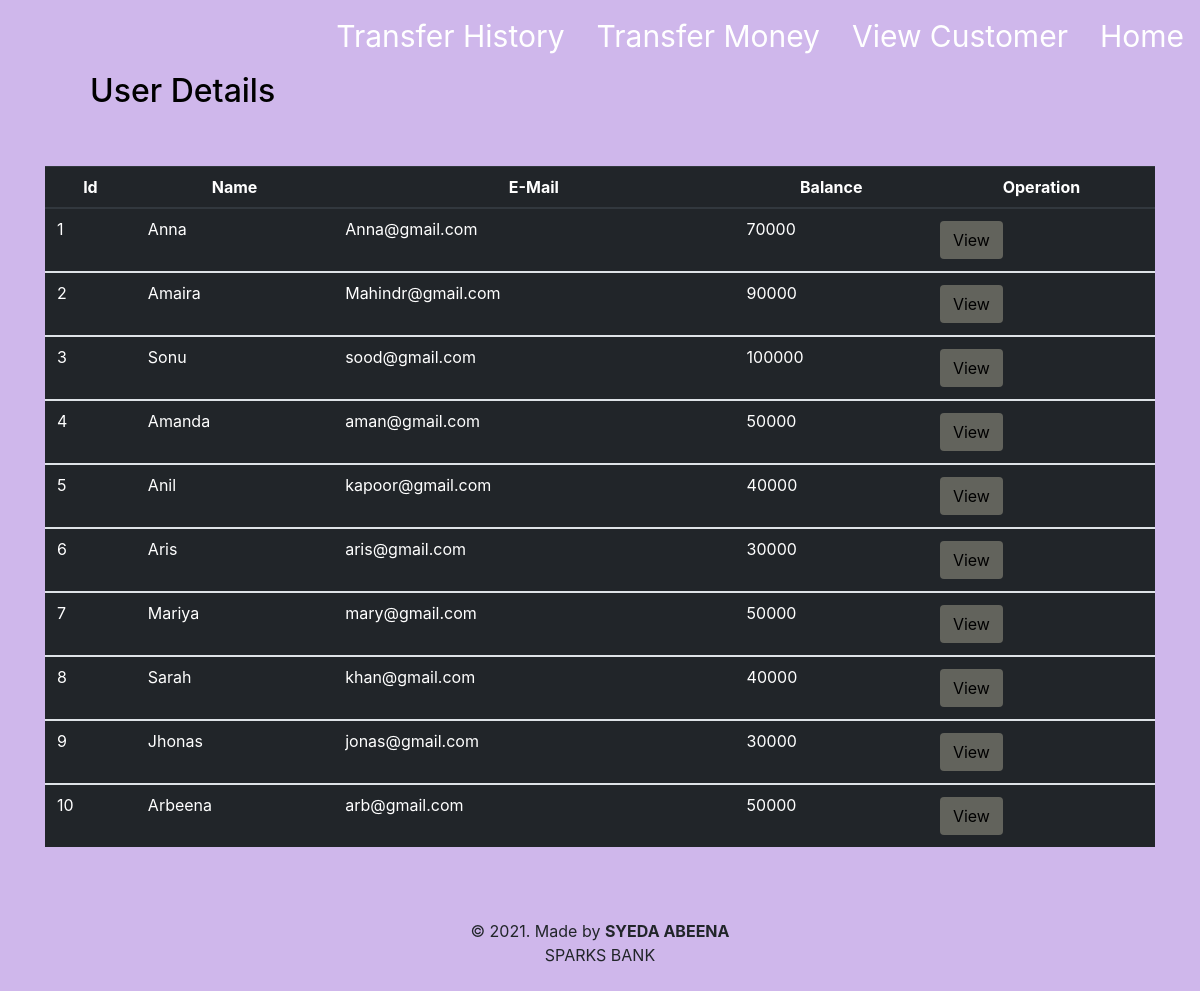
/userDetails.php, run on the app's committed database.
### tables this page shows
CREATE TABLE `users` (
  `id` int(3) NOT NULL,
  `name` text NOT NULL,
  `email` varchar(30) NOT NULL,
  `balance` int(8) NOT NULL
);

### userDetails.php (the view, shortened to what this page needs)
<!DOCTYPE html>
<html lang="en">
<head>
   <link rel="stylesheet" href="https://maxcdn.bootstrapcdn.com/bootstrap/4.0.0/css/bootstrap.min.css">
   <link rel="stylesheet" href="css/style.css">
</head>
<body>
<?php
include "config.php";
 $sql = "SELECT * FROM users";
 $result = mysqli_query($conn,$sql);
?>
<?php include "navbar.php"
?>
<br/> <br/>
<div class="container">
               <h2 class="text-center pt-4" style="color : black;"><center> User Details</center></h2> <br/>
		<br>
            <div class="row">
                <div class="col">
                  <table class="table table-dark table-hover">
			          <thead style="color : white;">
                            <tr span=2>
                            <th scope="col" class="text-center py-2">Id</th>
                            <th scope="col" class="text-center py-2">Name</th>
                            <th scope="col" class="text-center py-2">E-Mail</th>
                            <th scope="col" class="text-center py-2">Balance</th>
                            <th scope="col" class="text-center py-2">Operation</th>
                            </tr>
                        </thead>
                         <tbody>
                <?php
                    while($rows=mysqli_fetch_assoc($result)){
                ?>
                    <tr style="color : white;">
                        <td class="py-2"><?php echo $rows['id'] ?></td>
                        <td class="py-2"><?php echo $rows['name']?></td>
                        <td class="py-2"><?php echo $rows['email']?></td>
                        <td class="py-2"><?php echo $rows['balance']?></td>
						<td><a href="selectview.php?id= <?php echo $rows['id'] ;?>"> <button type="button" class="btn" style="background-color : #62635c;">View</button></a></td>
                    </tr>
                             <tbody>
                <?php
                    }
                ?>
                        </tbody>
                    </table>
                    </div>
                </div>
            </div>
<footer class="text-center mt-5 py-2">
            <p>&copy 2021. Made by <b>SYEDA ABEENA </b> <br> SPARKS BANK</p>
        </footer>
<script src="https://cdn.jsdelivr.net/npm/bootstrap@4.5.3/dist/js/bootstrap.bundle.min.js"></script> </body>
</html>

### navbar.php
<html>
<head>
<link rel="stylesheet" href="css/style.css">
  <nav>
        <a class="nav-link" href="index.php" style=" display: inline; float: right; font-size: 30px; color:white; padding: 14px 16px; text-decoration: none;">Home</a>
        <a class="nav-link" href="userDetails.php"  style=" display: inline; float: right; font-size: 30px; color:white; padding: 14px 16px; text-decoration: none;">View Customer</a>
        <a class="nav-link" href="selectview.php"  style=" display: inline; float: right; font-size: 30px; color:white; padding: 14px 16px; text-decoration: none;">Transfer Money</a>
        <a class="nav-link" href="transaction_history.php"  style=" display: inline; float: right; font-size: 30px; color:white; padding: 14px 16px; text-decoration: none;">Transfer History</a>
  </nav>
</head>
</html>

### userDetails.php (style rules this page uses)
body { background-color:#cfb7eb ; }
button { transition: 2.5s; }

### data on the page
users: id "1", name "Anna", email "Anna@gmail.com", balance "70000"
users: id "2", name "Amaira", email "Mahindr@gmail.com", balance "90000"
users: id "3", name "Sonu", email "sood@gmail.com", balance "100000"
users: id "4", name "Amanda", email "aman@gmail.com", balance "50000"
users: id "5", name "Anil", email "kapoor@gmail.com", balance "40000"
users: id "6", name "Aris", email "aris@gmail.com", balance "30000"
users: id "7", name "Mariya", email "mary@gmail.com", balance "50000"
users: id "8", name "Sarah", email "khan@gmail.com", balance "40000"
users: id "9", name "Jhonas", email "jonas@gmail.com", balance "30000"
users: id "10", name "Arbeena", email "arb@gmail.com", balance "50000"
